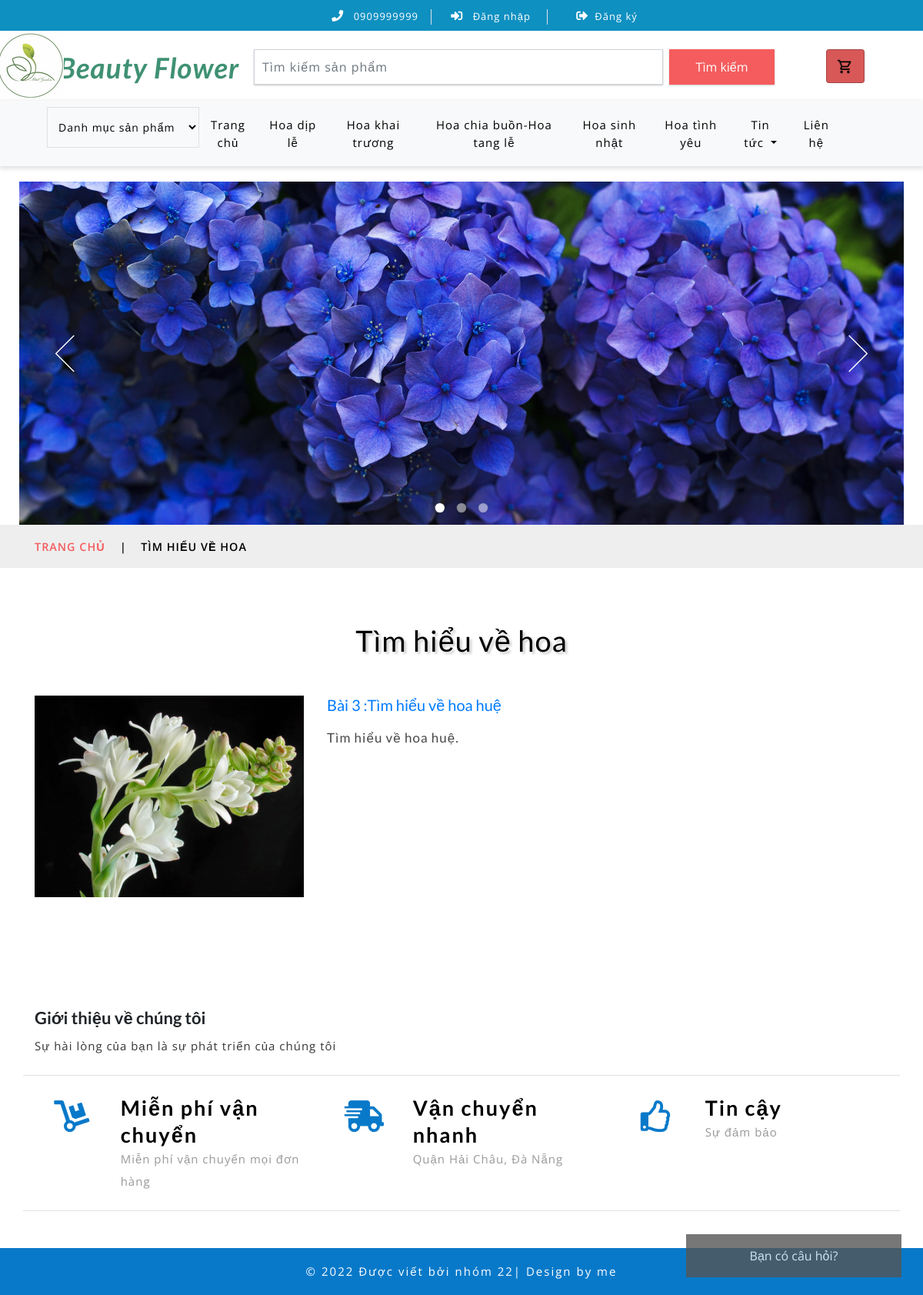
Screenshot of /?quanly=tintuc&id_tin=4 with the database file from the repository.
### tables this page shows
CREATE TABLE `tbl_category` (
  `category_id` int(11) NOT NULL,
  `category_name` varchar(50) NOT NULL
);

CREATE TABLE `tbl_danhmuc_tin` (
  `danhmuctin_id` int(11) NOT NULL,
  `tendanhmuc` varchar(100) NOT NULL
);

CREATE TABLE `tbl_baiviet` (
  `baiviet_id` int(11) NOT NULL,
  `tenbaiviet` varchar(100) NOT NULL,
  `tomtat` text NOT NULL,
  `noidung` text NOT NULL,
  `danhmuctin_id` int(11) NOT NULL,
  `baiviet_image` varchar(50) NOT NULL
);

### include/tintuc.php (the view)
<?php
	if(isset($_GET['id_tin'])){
		$id_danhmuc = $_GET['id_tin'];
	}else{
		$id_danhmuc = '';
	}
?>
	<div class="services-breadcrumb">
		<div class="agile_inner_breadcrumb">
			<div class="container">
				<ul class="w3_short">
					<li>
						<a href="index.php">Trang chủ</a>
						<i>|</i>
					</li>
					<?php
					$sql_tendanhmuc = mysqli_query($con,"SELECT * FROM tbl_danhmuc_tin WHERE danhmuctin_id='$id_danhmuc'");
					$row_danh = mysqli_fetch_array($sql_tendanhmuc);
					?>
					<li><?php echo $row_danh['tendanhmuc'] ?></li>
				</ul>
			</div>
		</div>
	</div>
	<div class="welcome py-sm-5 py-4">
		<div class="container py-xl-4 py-lg-2">
			<?php
					$sql_tendanhmuc1 = mysqli_query($con,"SELECT * FROM tbl_danhmuc_tin WHERE danhmuctin_id='$id_danhmuc'");
					$row_danh1 = mysqli_fetch_array($sql_tendanhmuc1);
					?>
			<h3 class="tittle-w3l text-center mb-lg-5 mb-sm-4 mb-3">
				<?php echo $row_danh1['tendanhmuc'] ?></h3>
			<?php
			$sql_baiviet = mysqli_query($con,"SELECT * FROM tbl_danhmuc_tin,tbl_baiviet WHERE tbl_danhmuc_tin.danhmuctin_id = tbl_baiviet.danhmuctin_id AND tbl_danhmuc_tin.danhmuctin_id='$id_danhmuc'");
			while($row_baiviet = mysqli_fetch_array($sql_baiviet)){
			?>
			<div class="row">
				<div class="col-lg-4 welcome-right-top mt-lg-0 mt-sm-5 mt-4">
					<img src="images/<?php echo $row_baiviet['baiviet_image'] ?>" class="img-fluid" alt=" ">
				</div>
				<div class="col-lg-8 welcome-left">
					<h5><a href="index.php?quanly=chitiettin&id_tin=<?php echo $row_baiviet['baiviet_id'] ?>"><?php echo $row_baiviet['tenbaiviet'] ?></a></h5>
					<h4 class="my-sm-3 my-2"><?php echo $row_baiviet['tomtat'] ?></h4>
				</div>
			</div><br>
			<?php
			}
			?>
		</div>
	</div>

### include/menu.php (shortened to what this page needs)
<div class="navbar-inner">
		<div class="container">
			<nav class="navbar navbar-expand-lg navbar-light bg-light">
				<div class="agileits-navi_search">
					<form action="#" method="post">
						<select id="agileinfo-nav_search" name="agileinfo_search" class="border" required="" onchange="location = this.value;">
							<option value="">Danh mục sản phẩm</option>
						</select>
					</form>
				</div>
				<div class="collapse navbar-collapse" id="navbarSupportedContent">
					<ul class="navbar-nav ml-auto text-center mr-xl-5">
						<li class="nav-item  mr-lg-2 mb-lg-0 mb-2">
							<a class="nav-link" href="index.php">Trang chủ
							</a>
						</li>
						<?php
							$sql_category_danhmuc = mysqli_query($con,'SELECT * FROM tbl_category ORDER BY category_id ASC');
							while($row_category_danhmuc = mysqli_fetch_array($sql_category_danhmuc)){
						?>
						<li class="nav-item  mr-lg-2 mb-lg-0 mb-2">
							<a class="nav-link "  href="index1.php?quanly=danhmuc&id=<?php echo $row_category_danhmuc['category_id'] ?>" role="button"  aria-haspopup="true" aria-expanded="false">
								<?php echo $row_category_danhmuc['category_name'] ?>
							</a>
						</li>
						<?php
						}
						?>
						<li class="nav-item dropdown mr-lg-2 mb-lg-0 mb-2">
							<a class="nav-link dropdown-toggle" href="#" role="button" data-toggle="dropdown" aria-haspopup="true" aria-expanded="false">
								Tin tức
							</a>
						</li>
						<li class="nav-item">
							<a class="nav-link" href="#">Liên hệ</a>
						</li>
					</ul>
				</div>
			</nav>
		</div>
	</div>

### css/style.css (style rules this page uses)
html, body { margin: 0; font-size: 100%; background: #fff; font-family: 'Open Sans', sans-serif; }
body a { text-decoration: none; transition: 0.5s all; -webkit-transition: 0.5s all; -moz-transition: 0.5s all; -o-transition: 0.5s all; -ms-transition: 0.5s all; }
a { transition: 0.5s all; -webkit-transition: 0.5s all; -moz-transition: 0.5s all; -o-transition: 0.5s all; -ms-transition: 0.5s all; }
h1, h2, h3, h4, h5, h6 { margin: 0; font-family: 'Lato', sans-serif; }
ul { margin: 0; padding: 0; }
.navbar-inner { background: #f8f9fa; box-shadow: 0px 2px 6px 1px rgba(0, 0, 0, 0.13); }
.navbar-light .navbar-nav .nav-link { letter-spacing: 1px; font-size: 15px; color: #000; }
h3.tittle-w3l { color: #000; font-size: 38px; letter-spacing: 1px; text-shadow: 3px 3px 3px rgba(0, 0, 0, 0.19); }
#agileinfo-nav_search { outline: none; border: none; color: #000; font-size: 14px; background: transparent; padding: 15px 10px; width: 100%; letter-spacing: 1px; cursor: pointer; }
ul.w3_short li { display: inline-block; text-transform: uppercase; color: #000; font-size: 0.9em; font-weight: 600; letter-spacing: 1px; }
ul.w3_short li a { color: #F45C5D; text-decoration: none; }
.services-breadcrumb { padding: 0; background: #eee; text-align: center; }
.services-breadcrumb ul li i { padding: 0 1em; }
ul.w3_short { text-align: left; padding: 16px 0; }
.welcome-left h4 { color: #464646; font-size: 17px; line-height: 1.8; letter-spacing: 1px; }

### rows the page displays
tbl_category: category_name "Hoa dịp lễ"
tbl_category: category_name "Hoa khai trương"
tbl_category: category_name "Hoa chia buồn-Hoa tang lễ"
tbl_category: category_name "Hoa sinh nhật"
tbl_category: category_name "Hoa tình yêu"
tbl_danhmuc_tin: tendanhmuc "TÌM HIỂU VỀ HOA", tendanhmuc "Tìm hiểu về hoa"
tbl_baiviet: baiviet_image (picture), tenbaiviet "Bài 3 :Tìm hiểu về hoa huệ", tomtat "Tìm hiểu về hoa huệ."
